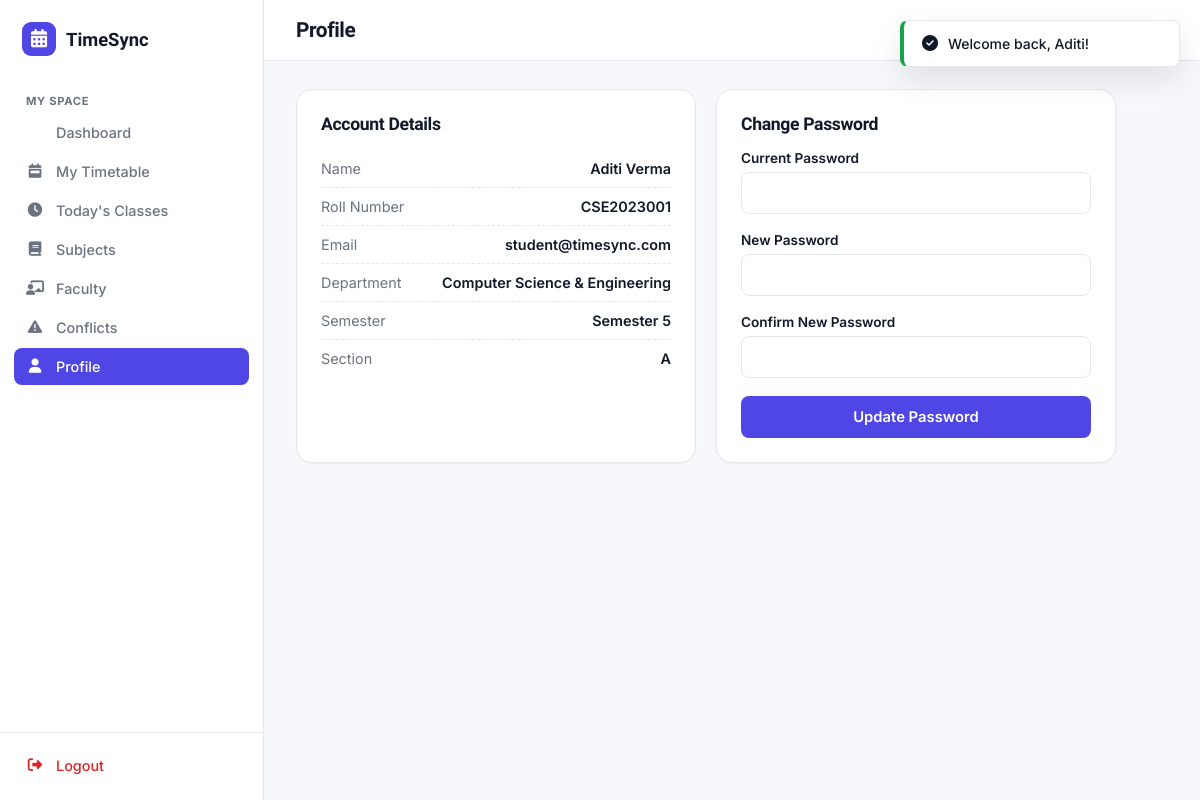
/student/profile.php (signed in), run on the app's committed database.
### tables this page shows
CREATE TABLE students (
    id INT AUTO_INCREMENT PRIMARY KEY,
    user_id INT NOT NULL UNIQUE,
    roll_number VARCHAR(30) NOT NULL UNIQUE,
    department_id INT NOT NULL,
    semester_id INT NOT NULL,
    section_id INT NOT NULL,
    FOREIGN KEY (user_id) REFERENCES users(id) ON DELETE CASCADE,
    FOREIGN KEY (department_id) REFERENCES departments(id),
    FOREIGN KEY (semester_id) REFERENCES semesters(id),
    FOREIGN KEY (section_id) REFERENCES sections(id),
    INDEX idx_student_lookup (department_id, semester_id, section_id)
);

CREATE TABLE users (
    id INT AUTO_INCREMENT PRIMARY KEY,
    name VARCHAR(120) NOT NULL,
    email VARCHAR(150) NOT NULL UNIQUE,
    password VARCHAR(255) NOT NULL,
    role ENUM('admin','student') NOT NULL DEFAULT 'student',
    created_at TIMESTAMP DEFAULT CURRENT_TIMESTAMP,
    INDEX idx_role (role)
);

CREATE TABLE departments (
    id INT AUTO_INCREMENT PRIMARY KEY,
    name VARCHAR(100) NOT NULL,
    code VARCHAR(10) NOT NULL UNIQUE
);

CREATE TABLE semesters (
    id INT AUTO_INCREMENT PRIMARY KEY,
    semester_number INT NOT NULL UNIQUE
);

CREATE TABLE sections (
    id INT AUTO_INCREMENT PRIMARY KEY,
    department_id INT NOT NULL,
    semester_id INT NOT NULL,
    section_name VARCHAR(5) NOT NULL,
    FOREIGN KEY (department_id) REFERENCES departments(id) ON DELETE CASCADE,
    FOREIGN KEY (semester_id) REFERENCES semesters(id) ON DELETE CASCADE,
    UNIQUE KEY uniq_section (department_id, semester_id, section_name)
);

### includes/auth.php (called while the page is built, shortened)
<?php
function currentUserId(): ?int {
    return $_SESSION['user_id'] ?? null;
}

### includes/functions.php (called while the page is built, shortened)
<?php
function e(?string $str): string {
    return htmlspecialchars($str ?? '', ENT_QUOTES, 'UTF-8');
}
function getStudentDetails(PDO $pdo, int $userId): ?array {
    $stmt = $pdo->prepare("
        SELECT s.*, u.name, u.email, d.name AS department_name, d.code AS department_code,
               sem.semester_number, sec.section_name
        FROM students s
        JOIN users u ON u.id = s.user_id
        JOIN departments d ON d.id = s.department_id
        JOIN semesters sem ON sem.id = s.semester_id
        JOIN sections sec ON sec.id = s.section_id
        WHERE s.user_id = ?
    ");
    $stmt->execute([$userId]);
    $row = $stmt->fetch();
    return $row ?: null;
}

### student/profile.php (the view, shortened to what this page needs)
<?php
require_once __DIR__ . '/../includes/auth.php';
require_once __DIR__ . '/../includes/functions.php';
$student = getStudentDetails($pdo, currentUserId());
require_once __DIR__ . '/../includes/header.php';
require_once __DIR__ . '/../includes/sidebar.php';
?>
<div class="main-content">
    <div class="topbar">
        <div class="flex gap-16" style="align-items:center;">
            <h1>Profile</h1>
        </div>
    </div>
    <div class="page-body">
        <div class="grid grid-2" style="max-width:820px;">
            <div class="card card-pad">
                <h3 class="section-title mb-16">Account Details</h3>
                <div class="modal-row"><span>Name</span><span><?= e($student['name']) ?></span></div>
                <div class="modal-row"><span>Roll Number</span><span><?= e($student['roll_number']) ?></span></div>
                <div class="modal-row"><span>Email</span><span><?= e($student['email']) ?></span></div>
                <div class="modal-row"><span>Department</span><span><?= e($student['department_name']) ?></span></div>
                <div class="modal-row"><span>Semester</span><span>Semester <?= (int)$student['semester_number'] ?></span></div>
                <div class="modal-row"><span>Section</span><span><?= e($student['section_name']) ?></span></div>
            </div>
            <div class="card card-pad">
                <h3 class="section-title mb-16">Change Password</h3>
                <form method="POST">
                    <div class="form-group">
                        <label>Current Password</label>
                        <input type="password" name="current_password" class="form-control" required>
                    </div>
                    <div class="form-group">
                        <label>New Password</label>
                        <input type="password" name="new_password" class="form-control" required minlength="8">
                    </div>
                    <div class="form-group">
                        <label>Confirm New Password</label>
                        <input type="password" name="confirm_password" class="form-control" required minlength="8">
                    </div>
                    <button type="submit" name="change_password" class="btn btn-primary btn-block">Update Password</button>
                </form>
            </div>
        </div>
    </div>
</div>
<?php require_once __DIR__ . '/../includes/footer.php'; ?>

### assets/css/style.css (style rules this page uses)
:root { --primary: #4F46E5; --primary-dark: #4338CA; --primary-light: #EEF2FF; --accent: #0EA5A5; --background: #F7F8FB; --surface: #FFFFFF; --text: #111827; --muted: #6B7280; --border: #E5E7EB; --success: #16A34A; --success-light: #ECFDF3; --warning: #D97706; --warning-light: #FFFBEB; --danger: #DC2626; --danger-light: #FEF2F2; --radius-sm: 8px; --radius: 12px; --radius-lg: 16px; --shadow-sm: 0 1px 2px rgba(17, 24, 39, 0.04); --shadow: 0 4px 16px rgba(17, 24, 39, 0.06); --shadow-lg: 0 12px 32px rgba(17, 24, 39, 0.10); --font-display: 'Sora', sans-serif; --font-body: 'Inter', sans-serif; --sidebar-w: 264px; }
* { box-sizing: border-box; }
body { margin: 0; font-family: var(--font-body); background: var(--background); color: var(--text); -webkit-font-smoothing: antialiased; }
h1, h2, h3, h4, h5, .font-display { font-family: var(--font-display); letter-spacing: -0.02em; color: var(--text); margin: 0; }
.btn { display: inline-flex; align-items: center; justify-content: center; gap: 8px; font-family: var(--font-body); font-weight: 600; font-size: 0.925rem; padding: 11px 20px; border-radius: var(--radius-sm); border: 1px solid transparent; cursor: pointer; transition: all .15s ease; white-space: nowrap; }
.btn-primary { background: var(--primary); color: #fff; }
.btn-block { width: 100%; }
.card { background: var(--surface); border: 1px solid var(--border); border-radius: var(--radius-lg); box-shadow: var(--shadow-sm); transition: box-shadow .2s ease, transform .2s ease; }
.card-pad { padding: 24px; }
label { display: block; font-size: 0.85rem; font-weight: 600; margin-bottom: 6px; color: var(--text); }
.form-group { margin-bottom: 18px; }
.form-control, select.form-control { width: 100%; padding: 11px 14px; border: 1px solid var(--border); border-radius: var(--radius-sm); font-family: var(--font-body); font-size: 0.925rem; background: var(--surface); color: var(--text); transition: border-color .15s ease, box-shadow .15s ease; }
.main-content { flex: 1; min-width: 0; }
.topbar { display: flex; align-items: center; justify-content: space-between; padding: 18px 32px; background: var(--surface); border-bottom: 1px solid var(--border); position: sticky; top: 0; z-index: 50; }
.topbar h1 { font-size: 1.3rem; }
.page-body { padding: 28px 32px; max-width: 1400px; }
.grid { display: grid; gap: 20px; }
.grid-2 { grid-template-columns: repeat(2, 1fr); }
.section-title { font-size: 1.1rem; margin-bottom: 4px; }
.modal-row { display: flex; justify-content: space-between; padding: 10px 0; border-bottom: 1px dashed var(--border); font-size: 0.9rem; }
.modal-row:last-child { border-bottom: none; }
.modal-row span:first-child { color: var(--muted); }
.modal-row span:last-child { font-weight: 600; }
.flex { display: flex; }
.gap-16 { gap: 16px; }
.mb-16 { margin-bottom:16px; }

### data on the page
students: user.name "Aditi Verma", roll_number "CSE2023001", user.email "student@timesync.com", department.name "Computer Science & Engineering", semester.semester_number "5", section.section_name "A"

### other printed values
$link['label'] "Dashboard"
$link['label'] "My Timetable"
$link['label'] "Today's Classes"
$link['label'] "Subjects"
$link['label'] "Faculty"
$link['label'] "Conflicts"
$link['label'] "Profile"
